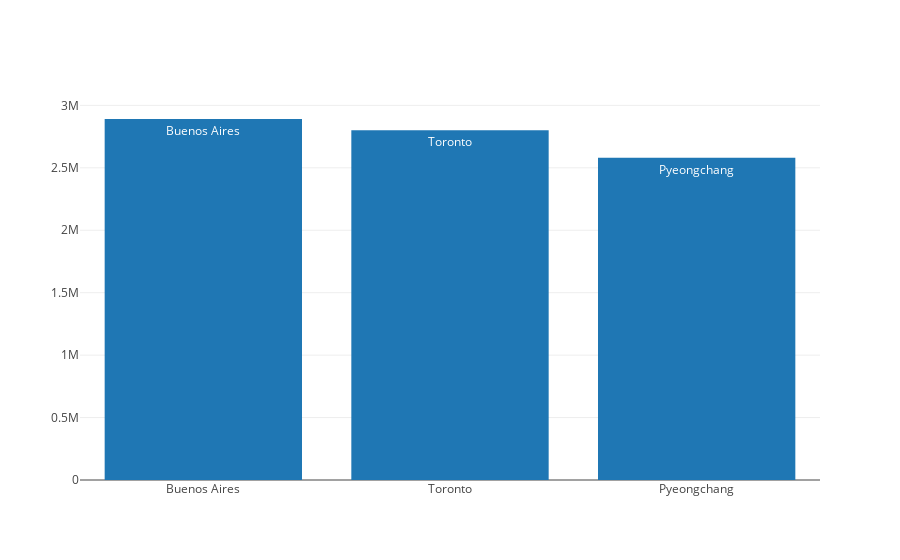

The notebook cell this image was saved under:
### Code cell
plotly.offline.iplot([bar_trace_first_three_pops])

### Figure 1 — Plotly figure (JSON) as saved in the notebook; plotly's stock layout.template omitted (floating-point values rounded to 4 significant figures)
{"data": [{"text": ["Buenos Aires", "Toronto", "Pyeongchang"], "type": "bar", "uid": "6b9a4804-b45a-11e8-8fbc-0242ac110021", "x": ["Buenos Aires", "Toronto", "Pyeongchang"], "y": [2891000, 2800000, 2581000]}], "layout": {}}
